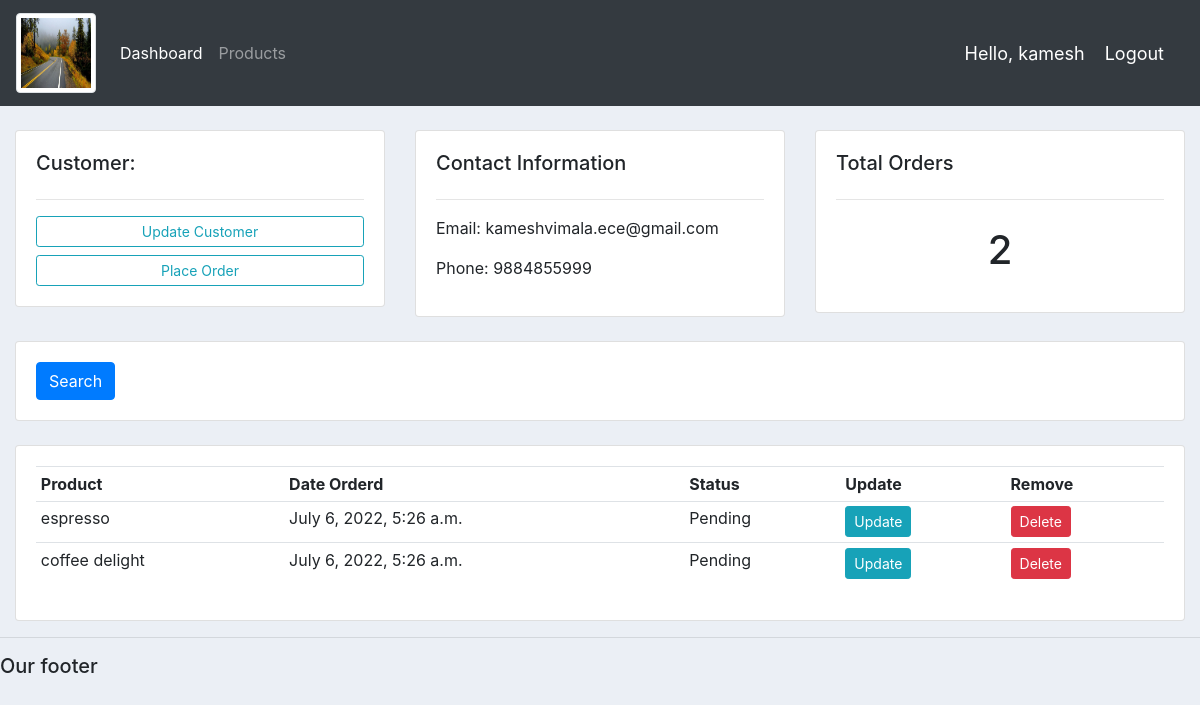
Before: /customer/2 (signed in) with the older database file.
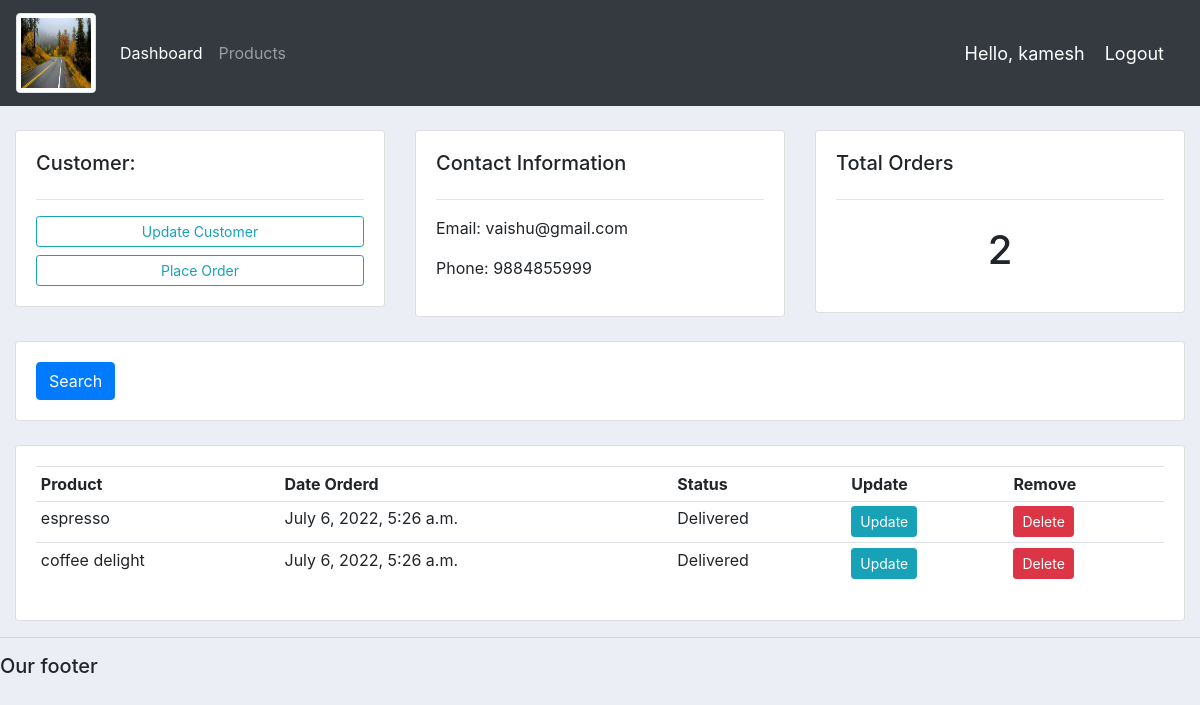
After: the same page with the newer database file.
### accounts/models.py (models this page shows, shortened)
class Customer(models.Model):
	user = models.OneToOneField(User,null=True,on_delete=models.CASCADE)
	name = models.CharField(max_length=200, null=True)
	phone = models.CharField(max_length=200, null=True)
	email = models.CharField(max_length=200, null=True)
	profile_pic = models.ImageField(default="profile1.png", null=True, blank=True)
	date_created = models.DateTimeField(auto_now_add=True, null=True)

class Order(models.Model):
	STATUS = (
			('Pending', 'Pending'),
			('Out for delivery', 'Out for delivery'),
			('Delivered', 'Delivered'),
			)
	customer = models.ForeignKey(Customer, null=True, on_delete= models.SET_NULL)
	product = models.ForeignKey(Product, null=True, on_delete= models.SET_NULL)
	date_created = models.DateTimeField(auto_now_add=True, null=True)
	status = models.CharField(max_length=200, null=True, choices=STATUS)

class Product(models.Model):
	CATEGORY = (
			('Indoor', 'Indoor'),
			('Out Door', 'Out Door'),
			)
	name = models.CharField(max_length=200, null=True)
	price = models.FloatField(null=True)
	category = models.CharField(max_length=200, null=True, choices=CATEGORY)
	description = models.CharField(max_length=200, null=True, blank=True)
	date_created = models.DateTimeField(auto_now_add=True, null=True)
	tags = models.ManyToManyField(Tag)
	def __str__(self):
		return self.name

### accounts/views.py (the view)
# urls.py: path('customer/<str:pk_id>', views.customer,name='customer'),
@login_required(login_url='login')
def customer(request,pk_id):
	customer = Customer.objects.get(id=pk_id)
	orders = customer.order_set.all()
	orders_count = orders.count()
	context = {
		'customer':customer,
		'orders':orders,
		'orders_count':orders_count,
	}
	return render(request, 'accounts/customer.html',context)

### accounts/templates/accounts/customer.html (shortened to what this page needs)
{%  extends 'accounts/main.html' %}
{% block content %}
	<br>
<div class="row">
	<div class="col-md">
		<div class="card card-body">
			<h5>Customer:</h5>
			<hr>
			<a class="btn btn-outline-info  btn-sm btn-block" href="">Update Customer</a>
			<a class="btn btn-outline-info  btn-sm btn-block" href="{% url 'create_order' customer.id %}">Place Order</a>
		</div>
	</div>
	<div class="col-md">
		<div class="card card-body">
			<h5>Contact Information</h5>
			<hr>
			<p>Email: {{customer.email}} </p>
			<p>Phone: {{customer.phone}} </p>
		</div>
	</div>
	<div class="col-md">
		<div class="card card-body">
			<h5>Total Orders</h5>
			<hr>
			<h1 style="text-align: center;padding: 10px"> {{orders_count}} </h1>
		</div>
	</div>
</div>
<br>
<div class="row">
	<div class="col">
		<div class="card card-body">
			<form method="get">
		    <button class="btn btn-primary" type="submit">Search</button>
		  </form>
		</div>
	</div>
</div>
<br>
<div class="row">
	<div class="col-md">
		<div class="card card-body">
			<table class="table table-sm">
				<tr>
					<th>Product</th>
					<th>Date Orderd</th>
					<th>Status</th>
					<th>Update</th>
					<th>Remove</th>
				</tr>
				{% for order in orders %}
					<tr>
						<td> {{order.product}} </td>
						<td> {{order.date_created}} </td>
						<td> {{order.status}} </td>
						<td><a class="btn btn-sm btn-info" href="{% url 'update_order' order.id %}">Update</a></td>
						<td><a class="btn btn-sm btn-danger" href="{% url 'delete_order' order.id %}">Delete</a></td>
						</tr>
				{% endfor %}
			</table>
		</div>
	</div>
</div>
{% endblock %}

### accounts/templates/accounts/main.html (shortened to what this page needs)
{% load static %}
<!DOCTYPE html>
<html>
<head>
	<link rel="stylesheet" href="https://stackpath.bootstrapcdn.com/bootstrap/4.3.1/css/bootstrap.min.css">
	<link rel="stylesheet" href="{% static '/css/main.css' %}">
</head>
<body>
	{%  include 'accounts/navbar.html' %}
	<div class="container-fluid">
	{% block content %}
	{% endblock %}
    </div>
	<hr>
	<h5>Our footer</h5>
</body>
</html>

### accounts/templates/accounts/navbar.html (shortened to what this page needs)
{% load static %}
<nav class="navbar navbar-expand-lg navbar-dark bg-dark">
  <a class="navbar-brand" href="#"><img class="img-thumbnail rounded" src="{% static 'images/logo.jpg' %}" alt=""></a>
  <div class="collapse navbar-collapse" id="navbarNav">
    <ul class="navbar-nav">
      {% if request.user.is_staff %}
      <li class="nav-item active">
        <a class="nav-link" href="{% url 'home' %}">Dashboard</a>
      </li>
      <li class="nav-item">
        <a class="nav-link" href="{% url 'products' %}">Products</a>
      </li>
      {% else %}
       <li class="nav-item">
        <a class="nav-link" href="{% url 'account' %}">Settings</a>
      </li>
      {% endif %}
    </ul>
  </div>
  <span class="hello-msg">Hello, {{request.user}}</span>
  <span ><a  class="hello-msg" href="{% url 'logout' %}">Logout</a></span>
</nav>

### static/css/main.css (style rules this page uses)
.navbar-brand img { width: 80px; height: 80px; }
body { background-color: #ebeff5; }

### accounts/templates/accounts/navbar.html (style rules this page uses)
.hello-msg { font-size: 18px; color: #fff; margin-right: 20px; }

Changed rows visible on the page:
changed Customer: email "kameshvimala.ece@gmail.com" → "vaishu@gmail.com"
changed Order "espresso": status "Pending" → "Delivered"
changed Order "coffee delight": status "Pending" → "Delivered"
